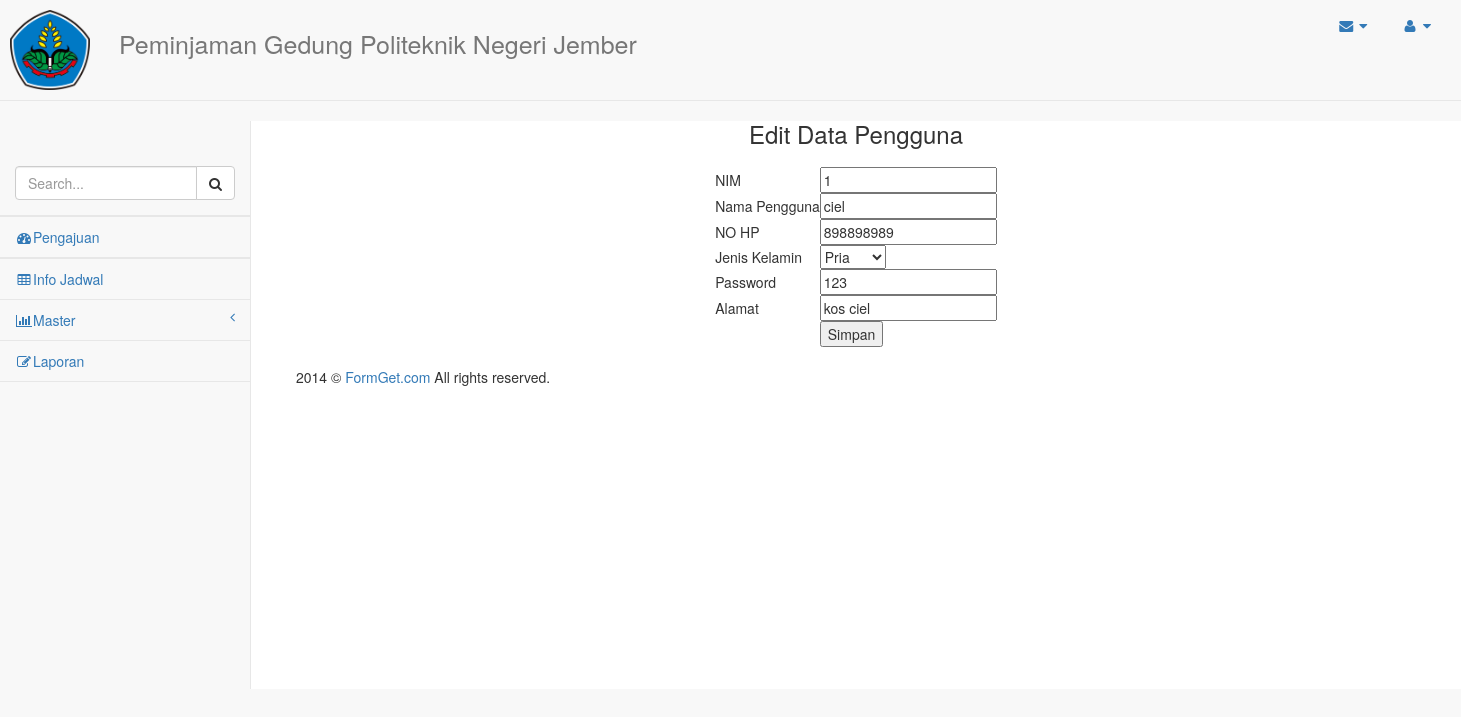
Page /masterkepala/edit/1 on the committed database.
### tables this page shows
CREATE TABLE `pengguna` (
  `NIM` varchar(12) NOT NULL,
  `nama_pengguna` varchar(30) NOT NULL,
  `noHp_pengguna` char(12) DEFAULT NULL,
  `jk_pengguna` varchar(6) NOT NULL,
  `password` varchar(15) NOT NULL,
  `alamat_pengguna` tinytext NOT NULL
);

### application/controllers/masterkepala.php (called while the page is built, shortened)
<?php
class masterkepala extends CI_Controller{
	function __construct(){
		$this->load->helper(array('url'));
		$this->load->model('master_model');
		$this->load->view('home/headerkepala');
	}
 	 function edit(){
 	 	$id = $this->uri->segment(3);
		$data['ci'] = $this->master_model->get_data_edit($id);
		$data['id'] = $id;
		$this->load->view('masterkepala/edit_pengguna',$data);
	}
}
?>

### index.php (called while the page is built, shortened)
<?php
require_once BASEPATH.'core/CodeIgniter.php';

### application/models/master_model.php (called while the page is built, shortened)
<?php
class master_model extends CI_Model{
	function get_data_edit($id){
		$query = $this->db->query("SELECT * FROM pengguna where NIM = '$id'");
		return $query->result();
	}
	}
?>

### application/views/masterkepala/edit_pengguna.php (the view, shortened to what this page needs)
<!DOCTYPE html>
<html>
<head>
</head>
<body>
	<center>
		<h3>Edit Data Pengguna</h3>
	</center>
	<?php foreach($ci as $row){ ?>
	<form action="<?php echo base_url(). 'masterkepala/update/'.$id; ?>" method="post">
		<table style="margin:20px auto;">
		<tr>
				<td>NIM</td>
				<td>
					<input type="varchar" name="NIM" value="<?php echo $row->NIM ?>" readonly>
				</td>
		</tr>
			<tr>
				<td>Nama Pengguna</td>
				<td>
					<input type="char" name="nama_pengguna" value="<?php echo $row->nama_pengguna ?>" readonly>
				</td>
			</tr>
			<tr>
				<td>NO HP</td>
				<td><input type="char" name="noHp_pengguna" value="<?php echo $row->noHp_pengguna ?>"></td>
			</tr>
			<tr>
				<td>Jenis Kelamin</td>
				<td><select name="jk_pengguna">
                <option value="pria">Pria</option>
                <option value="wanita">Wanita</option></select></td>
			</tr>
			<tr>
				<td>Password</td>
				<td><input type="varchar" name="password" value="<?php echo $row->password ?>"  readonly></td>
			</tr>
			<tr>
				<td>Alamat</td>
				<td><input type="varchar" name="alamat_pengguna" value="<?php echo $row->alamat_pengguna ?>"></td>
			</tr>
			<tr>
				<td></td>
				<td><input type="submit" value="Simpan"></td>
			</tr>
		</table>
	</form>
	<?php } ?>
</body>
<footer>
    <div id="footer_bottom" class="footer-bottom footer">
<div class="container">
<div class="row">
<div class="col-md-12">
<div class="copyright">2014 © <a href="#">FormGet.com</a> All rights reserved.</div>
</div>
</div>
</div>
      </footer>
</html>

### rows in the picture
pengguna: NIM "1", nama_pengguna "ciel", noHp_pengguna "898898989", password "123", alamat_pengguna "kos ciel"
